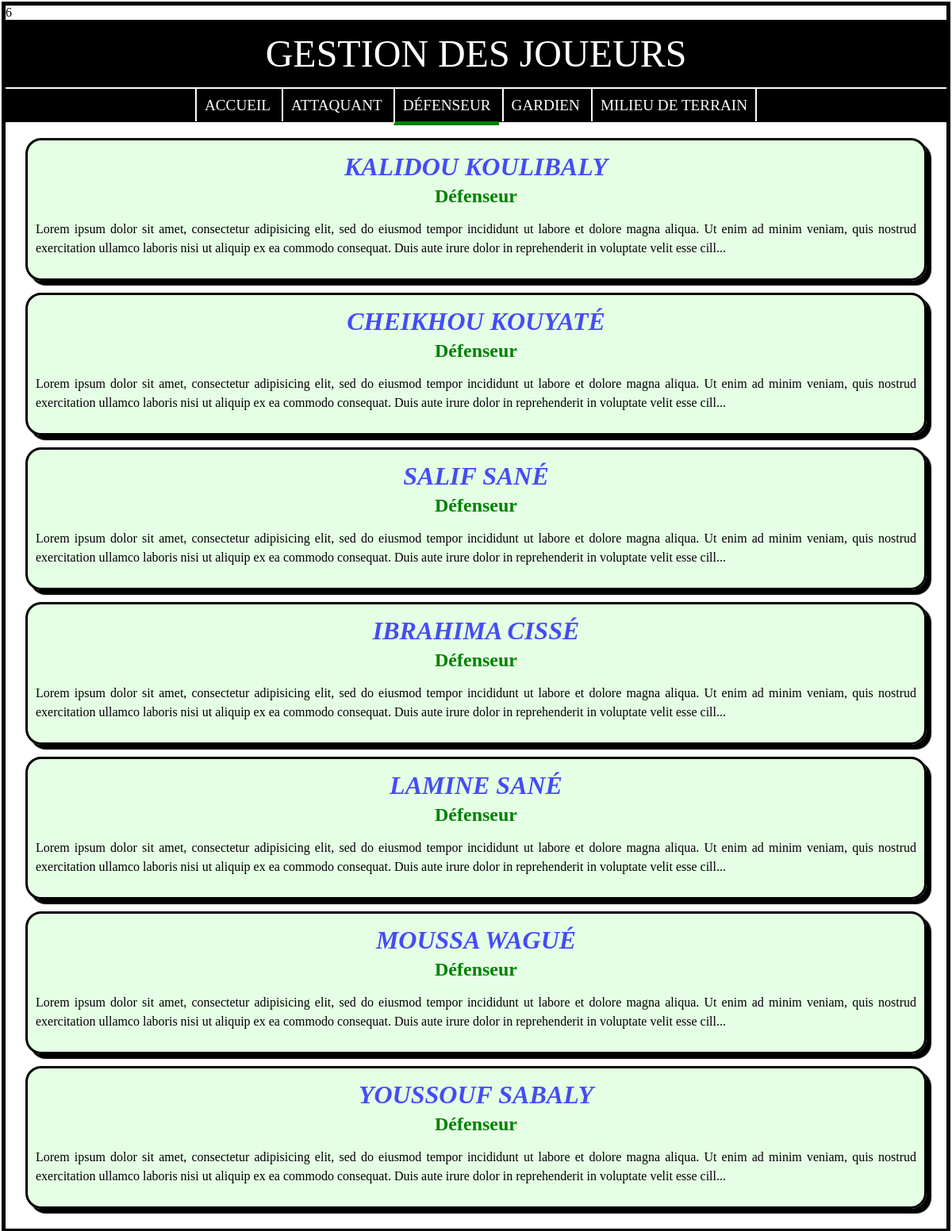
Screenshot of /index.php?action=profil&id=2 with the database file from the repository.
### tables this page shows
CREATE TABLE Profil(
	id int primary key auto_increment,
	libelle varchar(20)
);

CREATE TABLE Joueur(
	id int primary key auto_increment,
	nom varchar(20),
	prenom varchar(20),
	dateCreation datetime DEFAULT NOW(),
	dateModification datetime DEFAULT NOW(),
	description text,
	profil int
);

### data_access/dao/ConnexionDB.php (called while the page is built, shortened)
<?php
class ConnexionDB
{
    private static $_host = 'localhost';
    private static $_user = 'root';
    private static $_password = '';
    private static $_database = 'gestion_joueurs';
    private static $instance;
    public static function getInstance() {
        if (is_null(self::$instance)) {
            try {
                self::$instance = new PDO('mysql:host='.self::$_host.';dbname='.self::$_database.';charset=utf8', self::$_user, self::$_password);
            } catch (Exception $e) {
                die("Erreur de connexion à la base de données : ".$e);
            }
        }
        return self::$instance;
    }
}
?>

### data_access/dao/FabriqueDAO.php (called while the page is built, shortened)
<?php
require_once 'EntityManager.php';
require_once 'JoueurManager.php';
require_once 'ProfilManager.php';
class FabriqueDAO
{
    public static function getDAOInstance($instance) {
        if(strcmp($instance, 'profil') == 0) {
            return new ProfilManager();
        }
        if(strcmp($instance, 'joueur') == 0) {
            return new JoueurManager();
        }
    }
}
?>

### data_access/dao/EntityManager.php (called while the page is built, shortened)
<?php
	require_once 'ConnexionDB.php';
	abstract class EntityManager
	{
		protected $bdd;
		function __construct()
		{
			$this->bdd = ConnexionDB::getInstance();
		}
		protected function getList($table)
		{
			$data = $this->bdd->query('SELECT * FROM '.$table);
			return $data->fetchAll(PDO::FETCH_CLASS, ucfirst($table));
		}
	}
?>

### data_access/dao/ProfilManager.php (called while the page is built, shortened)
<?php
	class ProfilManager extends EntityManager
	{
		public function getList($table='Profil')
		{
			return parent::getList($table);
		}
	}
?>

### data_access/dao/JoueurManager.php (called while the page is built, shortened)
<?php
	class JoueurManager extends EntityManager
	{
		public function getByProfilId($id, $table='Joueur')
		{
			$data = $this->bdd->query('SELECT * FROM '.$table.' WHERE profil = '.$id);
			return $data->fetchAll(PDO::FETCH_CLASS, ucfirst($table));
		}
	}
?>

### data_access/Joueur.php (called while the page is built, shortened)
<?php
	class Joueur
	{
		public $profil;
		public function profil_str()
		{
			switch ($this->profil)
			{
				case 2:
					return 'Défenseur';
			}
		}
	}
?>

### includes/liste_joueurs.php (the view, shortened to what this page needs)
<!DOCTYPE html>
<html>
<head>
	<link rel="stylesheet" type="text/css" href="assets/css/style.css">
</head>
<body>
	<?php
		require_once 'includes/entete.php';
		require_once 'includes/menu.php';
	?>
	<div id="contenu">
		<?php if (!empty($joueurs)): ?>
			<?php foreach ($joueurs as $joueur): ?>
				<div class="fiche_joueur">
					<h1><a href="index.php?action=joueur&id=<?= $joueur->id ?>"><?= $joueur->prenom. ' ' .$joueur->nom ?></a></h1>
					<h2><a href="index.php?action=profil&id=<?= $joueur->profil ?>"><?= $joueur->profil_str() ?></a></h2>
					<p><?= substr($joueur->description, 0, 300) . '...' ?></p>
				</div>
			<?php endforeach ?>
		<?php else: ?>
			<div class="message">Aucun joueur trouvé</div>
		<?php endif ?>
	</div>
</body>
</html>

### includes/menu.php
<?php
	$uri = $_SERVER['REQUEST_URI'];
	$queryString = $_SERVER['QUERY_STRING'];
?>
<div id="menu">
	<ul>
		<li><a href="index.php" <?= substr($uri, -9) === 'index.php' ? ' class="menu_actif"':'' ?>>Accueil</a></li>
		<?php foreach ($profils as $profil): ?>
			<li><a href="index.php?action=profil&id=<?= $profil->id ?>"  <?= !empty($queryString) && $queryString === 'action=profil&id='.$profil->id ? ' class="menu_actif"':'' ?>><?= $profil->libelle ?></a></li>
		<?php endforeach ?>
	</ul>
</div>

### assets/css/style.css (style rules this page uses)
body { margin: 2px; padding: 0px; border: solid 5px black; }
#menu { padding: 10px; margin: 0px; text-align: center; border-top: solid 2px white; background-color: black; }
#menu ul { margin: 0px; padding: 0px; }
#menu li { display: inline; }
#menu li a { padding: 10px; color: white; font-size: 1.2em; text-transform: uppercase; text-decoration: none; border-left: 2px solid white; }
#menu ul :last-child a { border-right: 2px solid white; }
#menu li a.menu_actif { border-bottom: solid 5px green; }
#contenu { padding: 10px; }
#contenu h1, #contenu h2 { text-align: center; padding: 0px; margin: 0px; margin-top: 5px; }
#contenu h1,#contenu h1 a { text-decoration: none; text-transform: uppercase; font-style: italic; color: rgba(0, 0, 255, 0.7); }
#contenu h2,#contenu h2 a { text-decoration: none; color: green; }
.fiche_joueur { margin: 15px; padding: 10px; border:3px solid black; border-radius: 20px; background-color: rgba(0, 255, 0, 0.1); box-shadow: 6px 6px 1px black; }
.fiche_joueur:first-child { margin-top: 10px; }
.fiche_joueur:last-child { margin-top: 15px; }
.fiche_joueur p { line-height: 1.5; text-align: justify; }

### rows the page displays
profil: libelle "ATTAQUANT"
profil: libelle "DÉFENSEUR"
profil: libelle "GARDIEN"
profil: libelle "MILIEU DE TERRAIN"
joueur: prenom "KALIDOU", nom "KOULIBALY", profil "Défenseur", description "Lorem ipsum dolor sit amet, consectetur adipisicing elit, sed do eiusmod tempor incididunt ut labore et dolore magna aliqua. Ut enim ad minim veniam, quis nostrud exercitation ullamco laboris nisi ut aliquip ex ea commodo consequat. Duis aute irure dolor in reprehenderit in voluptate velit esse cill"
joueur: prenom "CHEIKHOU", nom "KOUYATÉ", profil "Défenseur", description "Lorem ipsum dolor sit amet, consectetur adipisicing elit, sed do eiusmod tempor incididunt ut labore et dolore magna aliqua. Ut enim ad minim veniam, quis nostrud exercitation ullamco laboris nisi ut aliquip ex ea commodo consequat. Duis aute irure dolor in reprehenderit in voluptate velit esse cill"
joueur: prenom "SALIF", nom "SANÉ", profil "Défenseur", description "Lorem ipsum dolor sit amet, consectetur adipisicing elit, sed do eiusmod tempor incididunt ut labore et dolore magna aliqua. Ut enim ad minim veniam, quis nostrud exercitation ullamco laboris nisi ut aliquip ex ea commodo consequat. Duis aute irure dolor in reprehenderit in voluptate velit esse cill"
joueur: prenom "IBRAHIMA", nom "CISSÉ", profil "Défenseur", description "Lorem ipsum dolor sit amet, consectetur adipisicing elit, sed do eiusmod tempor incididunt ut labore et dolore magna aliqua. Ut enim ad minim veniam, quis nostrud exercitation ullamco laboris nisi ut aliquip ex ea commodo consequat. Duis aute irure dolor in reprehenderit in voluptate velit esse cill"
joueur: prenom "LAMINE", nom "SANÉ", profil "Défenseur", description "Lorem ipsum dolor sit amet, consectetur adipisicing elit, sed do eiusmod tempor incididunt ut labore et dolore magna aliqua. Ut enim ad minim veniam, quis nostrud exercitation ullamco laboris nisi ut aliquip ex ea commodo consequat. Duis aute irure dolor in reprehenderit in voluptate velit esse cill"
joueur: prenom "MOUSSA", nom "WAGUÉ", profil "Défenseur", description "Lorem ipsum dolor sit amet, consectetur adipisicing elit, sed do eiusmod tempor incididunt ut labore et dolore magna aliqua. Ut enim ad minim veniam, quis nostrud exercitation ullamco laboris nisi ut aliquip ex ea commodo consequat. Duis aute irure dolor in reprehenderit in voluptate velit esse cill"
joueur: prenom "YOUSSOUF", nom "SABALY", profil "Défenseur", description "Lorem ipsum dolor sit amet, consectetur adipisicing elit, sed do eiusmod tempor incididunt ut labore et dolore magna aliqua. Ut enim ad minim veniam, quis nostrud exercitation ullamco laboris nisi ut aliquip ex ea commodo consequat. Duis aute irure dolor in reprehenderit in voluptate velit esse cill"
